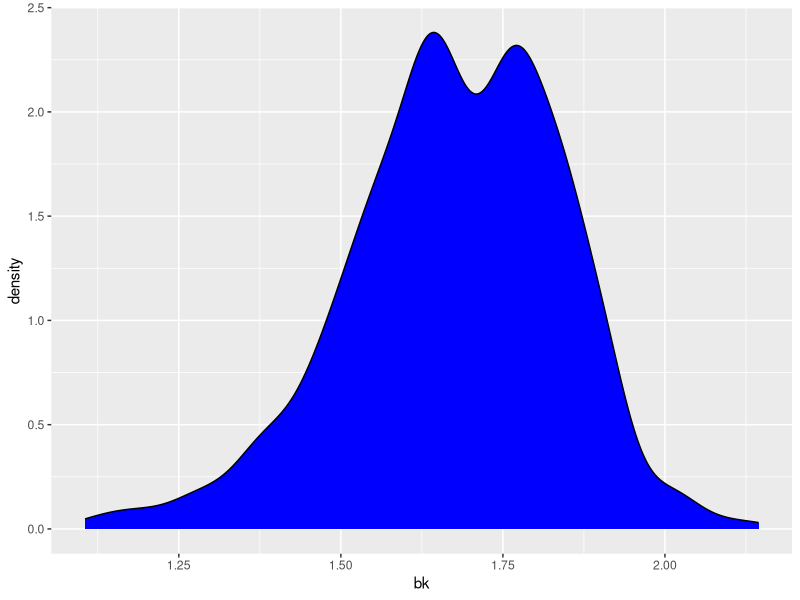
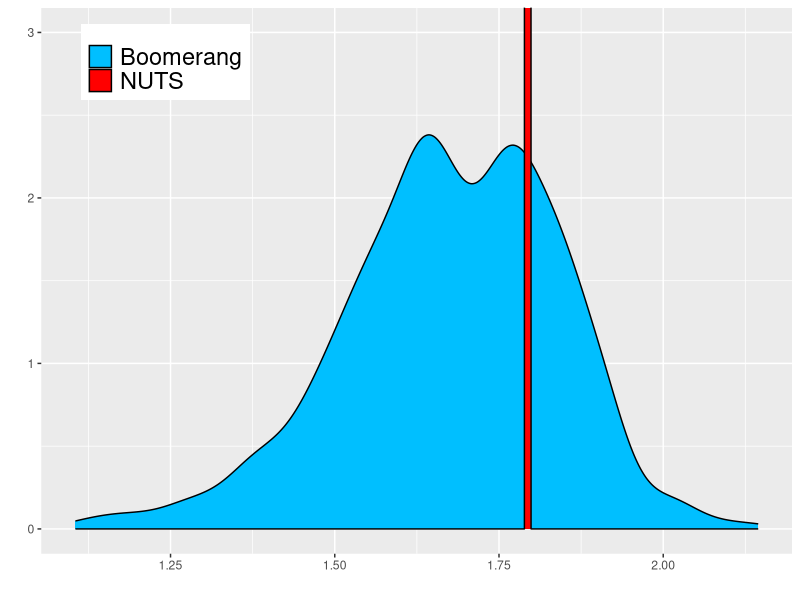

Here is the R script that generated these plots, in order:
library(ggplot2)

hmc_c = read.csv("postSamp_hmc_d50_slar_run1.csv")
bk_c = read.csv("postSamp_bk_d50_slar_run1.csv")

hmc = read.csv("postSamp_hmc_d50_slar_run1.csv")$X14
bk = read.csv("postSamp_bk_d50_slar_run1.csv")$X14

df = data.frame(bk, hmc)





ggplot(df, aes(bk)) + 
  geom_density(aes(bk), fill="blue") 
  
  
png("densities.png", units="in", width=7, height=5, res=600)
ggplot(df, aes(hmc)) + 
  geom_density(aes(bk, fill="Boomerang")) +
  geom_density(aes(hmc, fill="NUTS")) +
  xlab("") + 
  ylab("") + 
  coord_cartesian(ylim=c(0, 3)) + 
  scale_fill_manual(name="", values = c("Boomerang"="deepskyblue", "NUTS" = "red"))+
  #guides(color = guide_legend(override.aes = list(linetype = c(0, 1, 2, 0),
                                                  #shape = c(16,NA,NA,NA), 
                                                  #size = 1)))
  
  theme(legend.position = c(0.165, 0.9),
        legend.background = element_rect(fill = "white"),
        legend.title = element_text(size=3),
        legend.text = element_text(size=17))
 dev.off()
 
 
